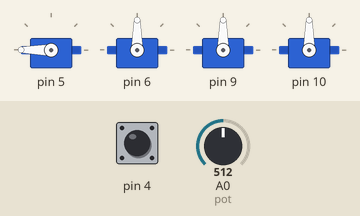
Recording of a sketch running on a simulated Arduino Uno, built with avr-gcc and run on an emulated ATmega328P. Shown: 4 × servo. The inputs (shaded band) are chosen by the test bench; at power-on: A0 (pot) = 512, pin 4 HIGH. What the sketch prints to the serial monitor is not drawn.

Above: at 1.2 s.
1.3 s: A0 (pot) set to 306
At 2.3 s:
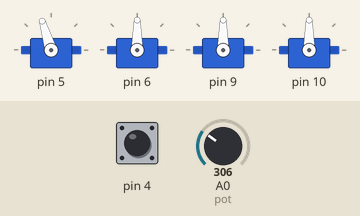
2.8 s: A0 (pot) set to 170
At 3.5 s:
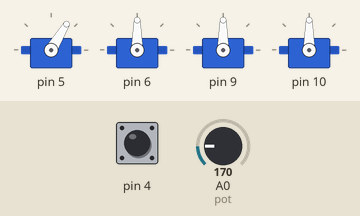
4.3 s: A0 (pot) set to 190
At 4.6 s:
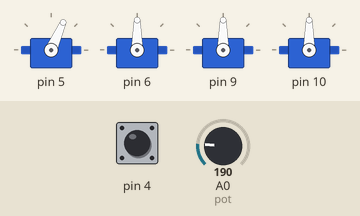
5.8 s: A0 (pot) set to 0
At 7.0 s:
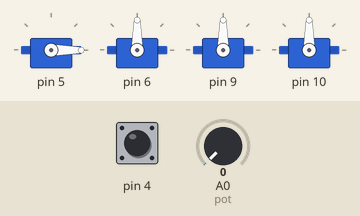
7.3 s: A0 (pot) set to 511
At 8.1 s:
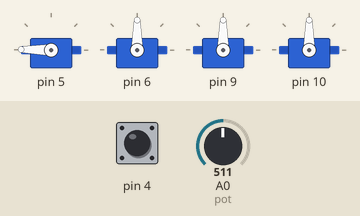
8.8 s: A0 (pot) set to 716
At 9.3 s:
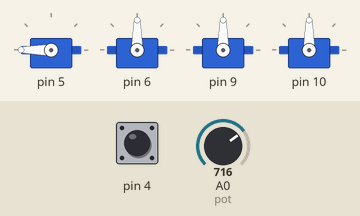
Timing chart, 0 to 11.3 s (numbered marks = the images above; inputs shaded):
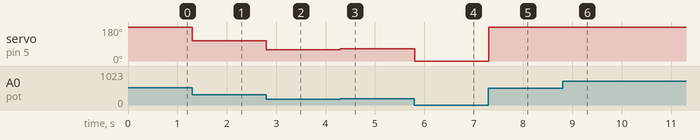

The sketch:

servo_test.ino
```cpp
#include <Servo.h>

int servoIndex = 0;
const int numServos = 4;
Servo servos[numServos];
int servoValues[numServos];

int buttonValue;

int prevServoValue = 0;

void setup() {
  // put your setup code here, to run once:
  servos[0].attach(5);
  servos[1].attach(6);
  servos[2].attach(9);
  servos[3].attach(10);

  servoValues[0] = servos[0].read();
  servoValues[1] = servos[1].read();
  servoValues[2] = servos[2].read();
  servoValues[3] = servos[3].read();

  prevServoValue = map(analogRead(A0),0,1024,0,180);

  pinMode(4, INPUT_PULLUP);
  buttonValue = digitalRead(4);

  Serial.begin(9600);

  /*
  servos[0].write(87);
  servos[1].write(60);
  servos[2].write(90);
  while(1){}
  */
}

void loop() {
  int servoValue = map(analogRead(A0),0,1024,0,360); //Use 360, so there is more room to rotate the pot before reaching the limit
  int dif = servoValue - prevServoValue;
  prevServoValue = servoValue;

  servoValues[servoIndex] += dif;
  if(servoValues[servoIndex]<0) servoValues[servoIndex] = 0;
  if(servoValues[servoIndex]>180) servoValues[servoIndex] = 180;

  servos[servoIndex].write(servoValues[servoIndex]);
  Serial.println(servoValues[servoIndex]);

  int newButtonValue = digitalRead(4);
  if(newButtonValue==0 and buttonValue==1){
    servoIndex++;
    servoIndex%=numServos;
  }
  buttonValue = newButtonValue;
}
```

Measured:
- after the input at 1.3 s, servo on pin 5: 180° → 107° at once
- after the input at 2.8 s, servo on pin 5: 107° → 59° at once
- after the input at 4.3 s, servo on pin 5: 59° → 66° at once
- after the input at 5.8 s, servo on pin 5: 66° → 0° at once
- after the input at 7.3 s, servo on pin 5: 0° → 179° at once
- after the input at 8.8 s, servo on pin 5: 179° → 180° at once
